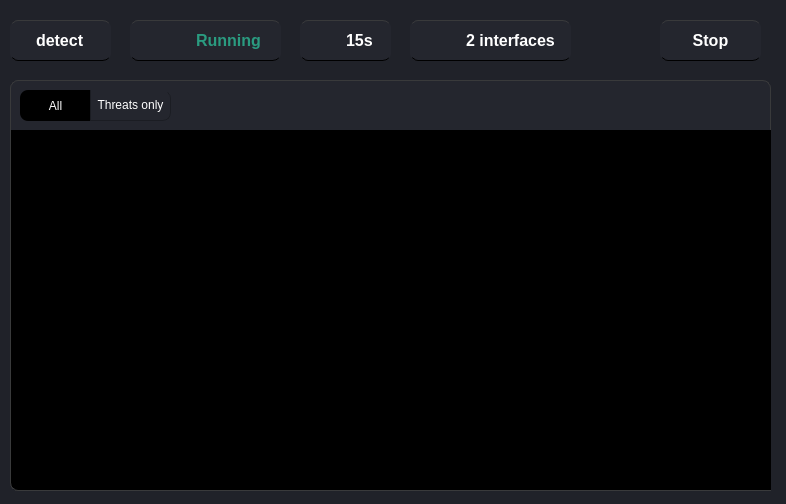
<?xml version="1.0" encoding="UTF-8"?>
<ui version="4.0">
 <class>MainWindow</class>
 <widget class="QMainWindow" name="MainWindow">
  <property name="geometry">
   <rect>
    <x>0</x>
    <y>0</y>
    <width>786</width>
    <height>504</height>
   </rect>
  </property>
  <property name="font">
   <font>
    <family>Segoe UI</family>
   </font>
  </property>
  <property name="windowTitle">
   <string>MainWindow</string>
  </property>
  <widget class="QWidget" name="centralWidget">
   <property name="styleSheet">
    <string notr="true">background-color: #202229</string>
   </property>
   <widget class="QFrame" name="statusFrame">
    <property name="geometry">
     <rect>
      <x>130</x>
      <y>20</y>
      <width>151</width>
      <height>41</height>
     </rect>
    </property>
    <property name="styleSheet">
     <string notr="true">background-color:  #24262e;
border-radius: 8px;
padding: 6px 12px;
color: white;
font-weight: 500;
border-top: 1px solid #393a3b;
border-bottom: 1px solid black;</string>
    </property>
    <property name="frameShape">
     <enum>QFrame::StyledPanel</enum>
    </property>
    <property name="frameShadow">
     <enum>QFrame::Raised</enum>
    </property>
    <widget class="QLabel" name="statusLabel">
     <property name="geometry">
      <rect>
       <x>50</x>
       <y>0</y>
       <width>101</width>
       <height>41</height>
      </rect>
     </property>
     <property name="font">
      <font>
       <family>Segoe UI</family>
       <pointsize>12</pointsize>
       <weight>62</weight>
       <bold>true</bold>
      </font>
     </property>
     <property name="styleSheet">
      <string notr="true">background-color:  transparent;
border: none;
color: #2a9b80</string>
     </property>
     <property name="text">
      <string>Running</string>
     </property>
    </widget>
    <widget class="QLabel" name="statusIcon">
     <property name="geometry">
      <rect>
       <x>0</x>
       <y>0</y>
       <width>47</width>
       <height>41</height>
      </rect>
     </property>
     <property name="styleSheet">
      <string notr="true">border: none;
background-color: transparent;</string>
     </property>
     <property name="text">
      <string/>
     </property>
     <property name="pixmap">
      <pixmap>../Pobrane/check_circle_24dp_2A9B80_FILL0_wght400_GRAD0_opsz24.svg</pixmap>
     </property>
    </widget>
   </widget>
   <widget class="QFrame" name="modeFrame">
    <property name="geometry">
     <rect>
      <x>10</x>
      <y>20</y>
      <width>101</width>
      <height>41</height>
     </rect>
    </property>
    <property name="styleSheet">
     <string notr="true">background-color:  #24262e;
border-radius: 8px;
padding: 6px 12px;
color: white;
font-weight: 500;
border-top: 1px solid #393a3b;
border-bottom: 1px solid black;</string>
    </property>
    <property name="frameShape">
     <enum>QFrame::StyledPanel</enum>
    </property>
    <property name="frameShadow">
     <enum>QFrame::Raised</enum>
    </property>
    <widget class="QLabel" name="modeLabel">
     <property name="geometry">
      <rect>
       <x>10</x>
       <y>0</y>
       <width>91</width>
       <height>41</height>
      </rect>
     </property>
     <property name="font">
      <font>
       <family>Segoe UI</family>
       <pointsize>12</pointsize>
       <weight>62</weight>
       <bold>true</bold>
      </font>
     </property>
     <property name="styleSheet">
      <string notr="true">background-color:  transparent;
border: none;
color: white</string>
     </property>
     <property name="text">
      <string>detect</string>
     </property>
    </widget>
   </widget>
   <widget class="QFrame" name="timeFrame">
    <property name="geometry">
     <rect>
      <x>300</x>
      <y>20</y>
      <width>91</width>
      <height>41</height>
     </rect>
    </property>
    <property name="styleSheet">
     <string notr="true">background-color:  #24262e;
border-radius: 8px;
padding: 6px 12px;
color: white;
font-weight: 500;
border-top: 1px solid #393a3b;
border-bottom: 1px solid black;</string>
    </property>
    <property name="frameShape">
     <enum>QFrame::StyledPanel</enum>
    </property>
    <property name="frameShadow">
     <enum>QFrame::Raised</enum>
    </property>
    <widget class="QLabel" name="timeLabel">
     <property name="geometry">
      <rect>
       <x>30</x>
       <y>0</y>
       <width>61</width>
       <height>41</height>
      </rect>
     </property>
     <property name="font">
      <font>
       <family>Segoe UI</family>
       <pointsize>12</pointsize>
       <weight>62</weight>
       <bold>true</bold>
      </font>
     </property>
     <property name="styleSheet">
      <string notr="true">background-color:  transparent;
border: none;
color: white</string>
     </property>
     <property name="text">
      <string>15s</string>
     </property>
    </widget>
    <widget class="QLabel" name="timeIcon">
     <property name="geometry">
      <rect>
       <x>0</x>
       <y>0</y>
       <width>47</width>
       <height>41</height>
      </rect>
     </property>
     <property name="styleSheet">
      <string notr="true">border: none;
background-color: transparent;</string>
     </property>
     <property name="text">
      <string/>
     </property>
     <property name="pixmap">
      <pixmap>../Pobrane/timer_24dp_6B6C75_FILL0_wght400_GRAD0_opsz24.svg</pixmap>
     </property>
    </widget>
   </widget>
   <widget class="QFrame" name="interfacesFrame">
    <property name="geometry">
     <rect>
      <x>410</x>
      <y>20</y>
      <width>161</width>
      <height>41</height>
     </rect>
    </property>
    <property name="styleSheet">
     <string notr="true">background-color:  #24262e;
border-radius: 8px;
padding: 6px 12px;
color: white;
font-weight: 500;
border-top: 1px solid #393a3b;
border-bottom: 1px solid black;</string>
    </property>
    <property name="frameShape">
     <enum>QFrame::StyledPanel</enum>
    </property>
    <property name="frameShadow">
     <enum>QFrame::Raised</enum>
    </property>
    <widget class="QLabel" name="interfacesLabel">
     <property name="geometry">
      <rect>
       <x>40</x>
       <y>0</y>
       <width>121</width>
       <height>41</height>
      </rect>
     </property>
     <property name="font">
      <font>
       <family>Segoe UI</family>
       <pointsize>12</pointsize>
       <weight>62</weight>
       <bold>true</bold>
      </font>
     </property>
     <property name="styleSheet">
      <string notr="true">background-color:  transparent;
border: none;
color: white;</string>
     </property>
     <property name="text">
      <string>2 interfaces</string>
     </property>
    </widget>
    <widget class="QLabel" name="interfacesIcon">
     <property name="geometry">
      <rect>
       <x>0</x>
       <y>0</y>
       <width>47</width>
       <height>41</height>
      </rect>
     </property>
     <property name="styleSheet">
      <string notr="true">border: none;
background-color: transparent;</string>
     </property>
     <property name="text">
      <string/>
     </property>
     <property name="pixmap">
      <pixmap>../Pobrane/network_intel_node_24dp_6B6C75_FILL0_wght400_GRAD0_opsz24.svg</pixmap>
     </property>
    </widget>
   </widget>
   <widget class="QPushButton" name="pushButton_4">
    <property name="geometry">
     <rect>
      <x>660</x>
      <y>20</y>
      <width>101</width>
      <height>41</height>
     </rect>
    </property>
    <property name="font">
     <font>
      <family>Segoe UI</family>
      <pointsize>12</pointsize>
      <weight>62</weight>
      <bold>true</bold>
     </font>
    </property>
    <property name="styleSheet">
     <string notr="true">background-color:  #24262e;
border-radius: 8px;
padding: 6px 12px;
color: white;
font-weight: 500;
border-top: 1px solid #393a3b;
border-bottom: 1px solid black;</string>
    </property>
    <property name="text">
     <string>Stop</string>
    </property>
   </widget>
   <widget class="QFrame" name="consoleWrapper">
    <property name="geometry">
     <rect>
      <x>10</x>
      <y>80</y>
      <width>761</width>
      <height>411</height>
     </rect>
    </property>
    <property name="styleSheet">
     <string notr="true">border-radius: 8px;
border: 1px solid #393a3b;
background-color: #24262e;</string>
    </property>
    <property name="frameShape">
     <enum>QFrame::StyledPanel</enum>
    </property>
    <property name="frameShadow">
     <enum>QFrame::Raised</enum>
    </property>
    <widget class="QTextEdit" name="consoleTextEdit">
     <property name="geometry">
      <rect>
       <x>0</x>
       <y>50</y>
       <width>891</width>
       <height>361</height>
      </rect>
     </property>
     <property name="styleSheet">
      <string notr="true">background-color: black;
border-bottom-left-radius: 8px;
border-bottom-top-radius: 8px;
border-top-right-radius: 0px;
border-top-left-radius: 0px;
border-top: none</string>
     </property>
    </widget>
    <widget class="QPushButton" name="allButton">
     <property name="geometry">
      <rect>
       <x>10</x>
       <y>10</y>
       <width>71</width>
       <height>31</height>
      </rect>
     </property>
     <property name="font">
      <font>
       <family>Segoe UI</family>
      </font>
     </property>
     <property name="styleSheet">
      <string notr="true">color: white;
border-top-right-radius: 0px;
border-bottom-right-radius: 0px;
background-color: black;
border: none;</string>
     </property>
     <property name="text">
      <string>All</string>
     </property>
    </widget>
    <widget class="QPushButton" name="threatsOnlyButton">
     <property name="geometry">
      <rect>
       <x>80</x>
       <y>10</y>
       <width>81</width>
       <height>31</height>
      </rect>
     </property>
     <property name="font">
      <font>
       <family>Segoe UI</family>
      </font>
     </property>
     <property name="styleSheet">
      <string notr="true">color: white;
border-top-left-radius: 0px;
border-bottom-left-radius: 0px;
border: 1px solid #1b1d23;
border-top: none;</string>
     </property>
     <property name="text">
      <string>Threats only</string>
     </property>
    </widget>
   </widget>
  </widget>
 </widget>
 <resources/>
 <connections/>
</ui>
